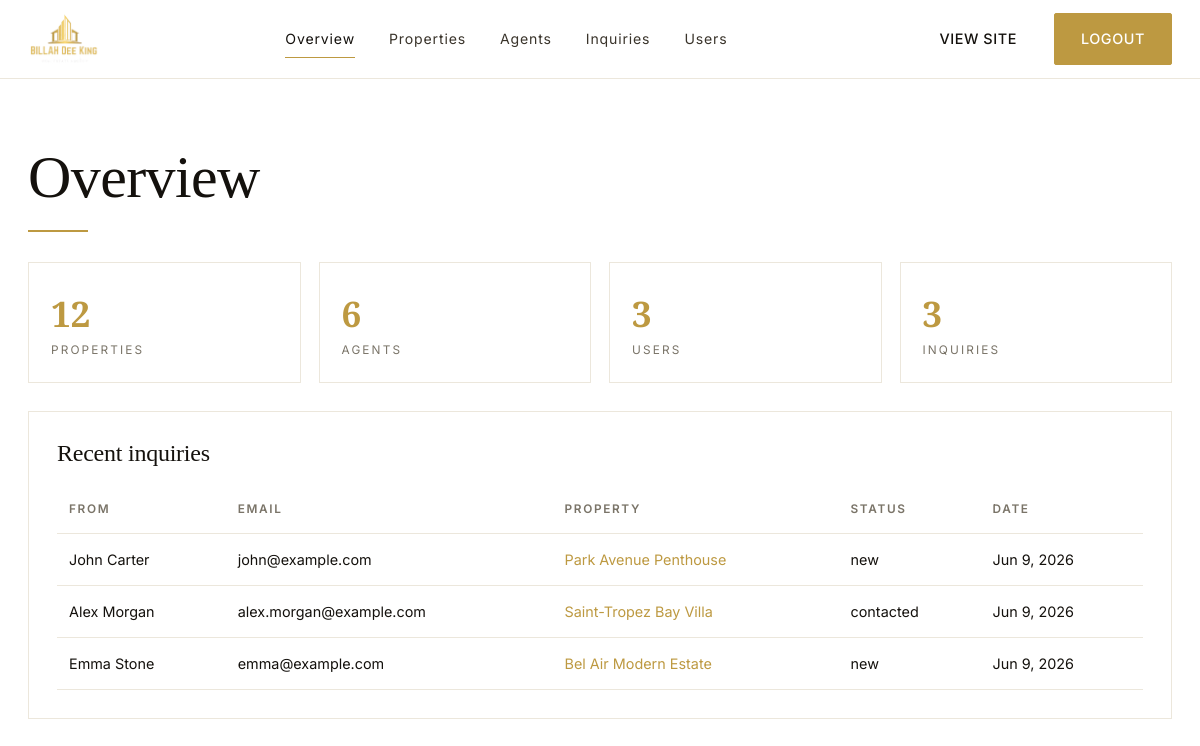
/admin/index.php (signed in), run on the app's committed database.
### tables this page shows
CREATE TABLE inquiries (
  id INT AUTO_INCREMENT PRIMARY KEY,
  property_id INT NOT NULL,
  user_id INT NULL,
  name VARCHAR(120) NOT NULL,
  email VARCHAR(190) NOT NULL,
  phone VARCHAR(40),
  message TEXT NOT NULL,
  status ENUM('new','contacted','closed') DEFAULT 'new',
  created_at TIMESTAMP DEFAULT CURRENT_TIMESTAMP,
  FOREIGN KEY (property_id) REFERENCES properties(id) ON DELETE CASCADE,
  FOREIGN KEY (user_id) REFERENCES users(id) ON DELETE SET NULL
);

CREATE TABLE properties (
  id INT AUTO_INCREMENT PRIMARY KEY,
  title VARCHAR(200) NOT NULL,
  slug VARCHAR(220) NOT NULL UNIQUE,
  description TEXT,
  price DECIMAL(14,2) NOT NULL,
  city VARCHAR(100) NOT NULL,
  address VARCHAR(255),
  property_type ENUM('villa','penthouse','apartment','house','estate','townhouse') NOT NULL,
  status ENUM('for-sale','for-rent','sold') NOT NULL DEFAULT 'for-sale',
  bedrooms INT NOT NULL DEFAULT 0,
  bathrooms INT NOT NULL DEFAULT 0,
  size_sqft INT NOT NULL DEFAULT 0,
  amenities TEXT,
  agent_id INT,
  is_featured TINYINT(1) NOT NULL DEFAULT 0,
  created_at TIMESTAMP DEFAULT CURRENT_TIMESTAMP,
  INDEX(city), INDEX(property_type), INDEX(price), INDEX(is_featured),
  FOREIGN KEY (agent_id) REFERENCES agents(id) ON DELETE SET NULL
);

### includes/db.php (called while the page is built, shortened)
<?php
function db() {
    static $pdo = null;
    if ($pdo !== null) return $pdo;
    $host = env('DB_HOST', 'localhost');
    $name = env('DB_NAME', 'luxe_estates');
    $user = env('DB_USER', 'root');
    $pass = env('DB_PASS', '');
    $dsn  = "mysql:host=$host;dbname=$name;charset=utf8mb4";
    try {
        $pdo = new PDO($dsn, $user, $pass, [
            PDO::ATTR_ERRMODE            => PDO::ERRMODE_EXCEPTION,
            PDO::ATTR_DEFAULT_FETCH_MODE => PDO::FETCH_ASSOC,
            PDO::ATTR_EMULATE_PREPARES   => false,
        ]);
    } catch (PDOException $e) {
        die('Database connection failed: ' . htmlspecialchars($e->getMessage()));
    }
    return $pdo;
}

### includes/functions.php (called while the page is built, shortened)
<?php
require_once __DIR__ . '/db.php';
function e($v) { return htmlspecialchars((string)$v, ENT_QUOTES, 'UTF-8'); }

### admin/index.php (the view, shortened to what this page needs)
<?php
require __DIR__.'/_header.php';
$counts = [
  'Properties' => db()->query('SELECT COUNT(*) FROM properties')->fetchColumn(),
  'Agents'     => db()->query('SELECT COUNT(*) FROM agents')->fetchColumn(),
  'Users'      => db()->query('SELECT COUNT(*) FROM users')->fetchColumn(),
  'Inquiries'  => db()->query('SELECT COUNT(*) FROM inquiries')->fetchColumn(),
];
$recent = db()->query('SELECT i.*, p.title FROM inquiries i JOIN properties p ON p.id=i.property_id ORDER BY i.created_at DESC LIMIT 8')->fetchAll();
?>
<h1>Overview</h1><div class="divider-gold"></div>
<div class="kpi-row" style="margin-top:30px">
  <?php foreach ($counts as $l=>$n): ?>
    <div class="kpi"><div class="n"><?= (int)$n ?></div><div class="l"><?= e($l) ?></div></div>
  <?php endforeach; ?>
</div>
<div class="dash-card">
  <h3 style="margin-bottom:18px">Recent inquiries</h3>
  <table class="table">
    <thead><tr><th>From</th><th>Email</th><th>Property</th><th>Status</th><th>Date</th></tr></thead>
    <tbody>
    <?php foreach ($recent as $r): ?>
      <tr><td><?= e($r['name']) ?></td><td><?= e($r['email']) ?></td><td><a href="../property-details.php?id=<?= (int)$r['property_id'] ?>"><?= e($r['title']) ?></a></td><td><?= e($r['status']) ?></td><td><?= e(date('M j, Y', strtotime($r['created_at']))) ?></td></tr>
    <?php endforeach; ?>
    </tbody>
  </table>
</div>
<?php require __DIR__.'/_footer.php'; ?>

### admin/_header.php (shortened to what this page needs)
<?php
require_once __DIR__ . '/../includes/functions.php';
$current = basename($_SERVER['PHP_SELF']);
?><!DOCTYPE html>
<html lang="en"><head>
<link rel="stylesheet" href="../assets/css/style.css">
</head><body>
<header class="site-header"><div class="container nav-wrap">
  <a class="brand" href="../index.php"><img src="../assets/images/logo.png" alt="Billah Dee King" class="brand-logo" /></a>
  <nav class="main-nav">
    <a href="index.php"      class="<?= $current==='index.php'?'active':'' ?>">Overview</a>
    <a href="properties.php" class="<?= $current==='properties.php'?'active':'' ?>">Properties</a>
    <a href="agents.php"     class="<?= $current==='agents.php'?'active':'' ?>">Agents</a>
    <a href="inquiries.php"  class="<?= $current==='inquiries.php'?'active':'' ?>">Inquiries</a>
    <a href="users.php"      class="<?= $current==='users.php'?'active':'' ?>">Users</a>
  </nav>
  <div class="nav-cta">
    <a href="../index.php" class="btn btn-ghost">View site</a>
    <a href="../logout.php" class="btn btn-gold">Logout</a>
  </div>
</div></header>
<main class="section-tight"><div class="container">

### admin/_footer.php (shortened to what this page needs)
</div></main>
</body></html>

### assets/css/style.css (style rules this page uses)
:root { --gold:#bd9941; --gold-dark:#9a7c34; --gold-soft:#e7d9b3; --ink:#14110d; --ink-2:#3a342b; --muted:#7a7468; --line:#ece7dc; --bg:#ffffff; --bg-2:#faf7f1; --shadow:0 10px 40px -20px rgba(20,17,13,.25); --radius:6px; --t:.25s ease; }
* { box-sizing:border-box;margin:0;padding:0 }
html,body { background:var(--bg);color:var(--ink);font-family:'Inter',system-ui,sans-serif;font-weight:400;line-height:1.6;-webkit-font-smoothing:antialiased }
img { max-width:100%;display:block }
a { color:inherit;text-decoration:none;transition:color var(--t) }
h1,h2,h3,h4,h5 { font-family:'Cormorant Garamond',Georgia,serif;font-weight:500;line-height:1.15;color:var(--ink);letter-spacing:-.01em }
h1 { font-size:clamp(2.4rem,5vw,4.2rem) }
h3 { font-size:1.5rem }
.container { max-width:1240px;margin:0 auto;padding:0 28px }
.section-tight { padding:64px 0 }
.btn { display:inline-flex;align-items:center;justify-content:center;gap:8px;padding:13px 26px;border:1px solid transparent;font-size:.9rem;font-weight:500;letter-spacing:.04em;cursor:pointer;transition:all var(--t);border-radius:2px;text-transform:uppercase }
.btn-gold { background:var(--gold);color:#fff;border-color:var(--gold) }
.btn-ghost { background:transparent;color:var(--ink);border-color:transparent }
.site-header { position:sticky;top:0;z-index:50;background:rgba(255,255,255,.92);backdrop-filter:blur(12px);border-bottom:1px solid var(--line) }
.nav-wrap { display:flex;align-items:center;justify-content:space-between;height:78px }
.brand { display:flex;align-items:center;gap:12px;font-family:'Cormorant Garamond',serif;font-size:1.4rem;font-weight:600;color:var(--ink) }
.brand-logo { height:52px;width:auto;display:block }
.main-nav { display:flex;gap:34px }
.main-nav a { font-size:.88rem;letter-spacing:.06em;color:var(--ink-2);position:relative;padding:6px 0 }
.main-nav a.active,.main-nav a:hover { color:var(--ink) }
.main-nav a.active::after { content:"";position:absolute;left:0;right:0;bottom:-2px;height:1px;background:var(--gold) }
.nav-cta { display:flex;gap:10px;align-items:center }
.divider-gold { width:60px;height:2px;background:var(--gold);margin:18px 0 }
.dash-card { background:#fff;border:1px solid var(--line);padding:28px }
.table { width:100%;border-collapse:collapse }
.table th,.table td { padding:14px 12px;text-align:left;border-bottom:1px solid var(--line);font-size:.9rem }
.table th { font-size:.74rem;letter-spacing:.14em;text-transform:uppercase;color:var(--muted);font-weight:600 }
.table td a { color:var(--gold) }
.kpi-row { display:grid;grid-template-columns:repeat(4,1fr);gap:18px;margin-bottom:28px }
.kpi { background:#fff;border:1px solid var(--line);padding:22px }
.kpi .n { font-family:'Cormorant Garamond',serif;font-size:2.2rem;color:var(--gold);font-weight:600 }
.kpi .l { font-size:.74rem;letter-spacing:.18em;text-transform:uppercase;color:var(--muted) }

### data on the page
inquiries: name "John Carter", email "john@example.com", property.title "Park Avenue Penthouse", status "new", created_at "Jun 9, 2026"
inquiries: name "Alex Morgan", email "alex.morgan@example.com", property.title "Saint-Tropez Bay Villa", status "contacted", created_at "Jun 9, 2026"
inquiries: name "Emma Stone", email "emma@example.com", property.title "Bel Air Modern Estate", status "new", created_at "Jun 9, 2026"

### other printed values
$n "12"
$l "PROPERTIES"
$n "6"
$l "AGENTS"
$n "3"
$l "USERS"
$l "INQUIRIES"
